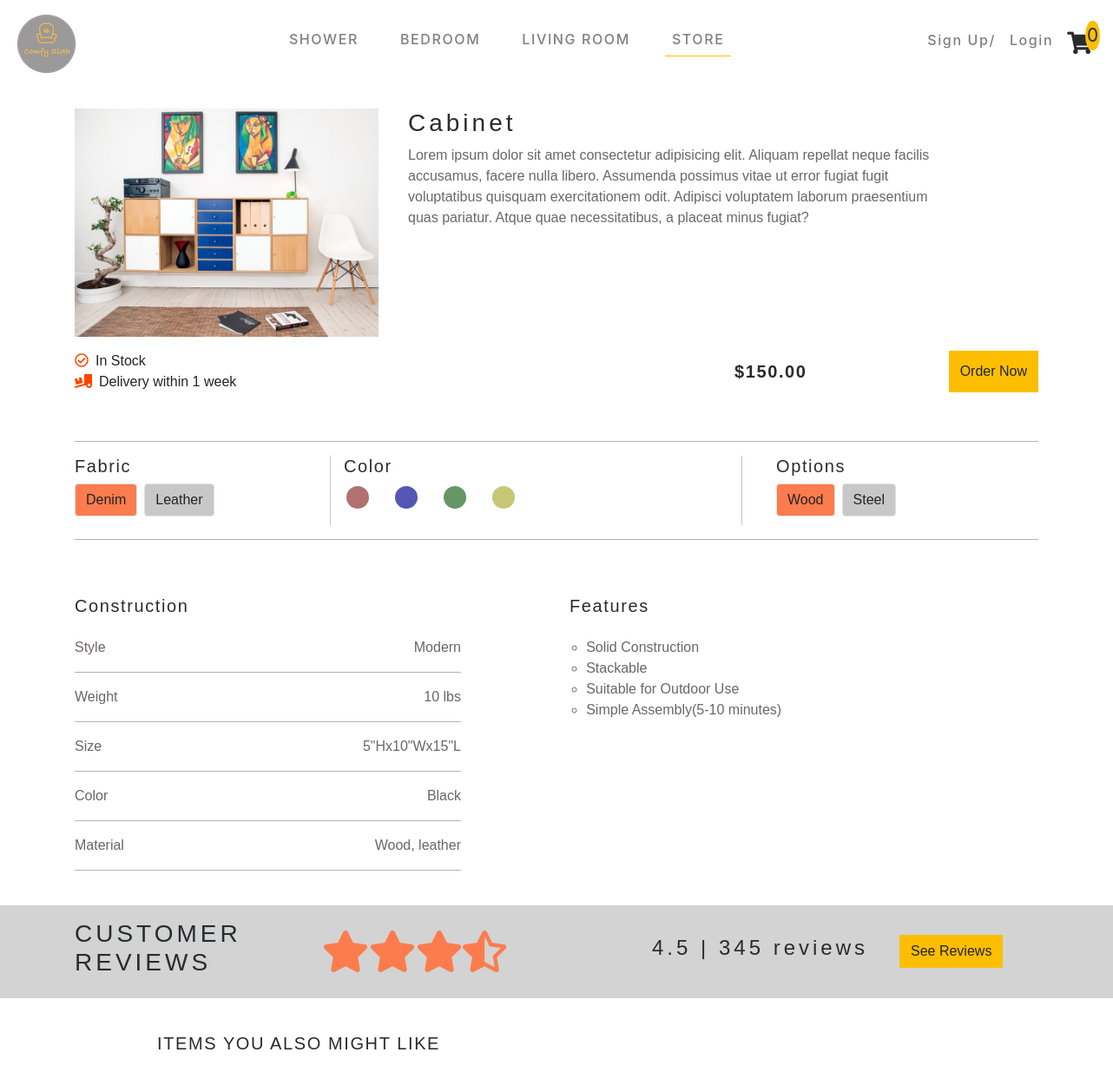
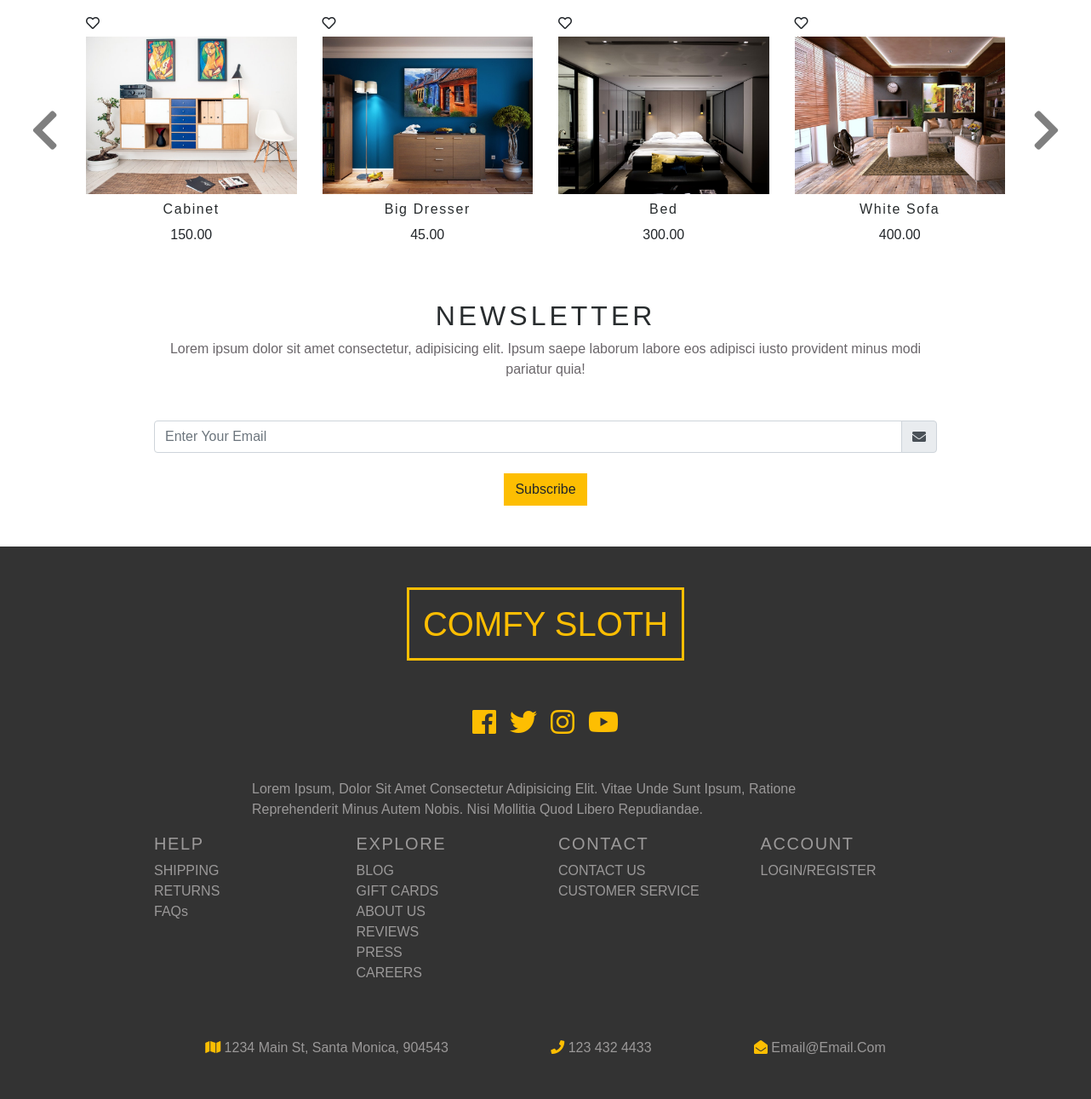
The app's page /store/item1 with its own data (2 pictures, top to bottom).
### store/models.py (models this page shows, shortened)
class Product(models.Model):
    title = models.CharField(max_length=200)
    price = models.DecimalField(max_digits=30, decimal_places=2)
    picture = models.ImageField(upload_to='images/')
    category = models.CharField(max_length=200)
    sub_category = models.CharField(max_length=200)

### store/views.py (the view)
# urls.py: path(r'store/item<int:product_id>', views.single, name='single'),
def single(request, product_id):
    product = get_object_or_404(Product, pk=product_id)
    return render(request, 'store/single_item.html',  {'items': items, 'featured':featured, 'product': product})

### store/templates/store/single_item.html (shortened to what this page needs)
{% extends 'base.html' %}
{% load staticfiles %}
{% block content %}
<div class="container my-4" id='{{ product.id }}'>
    <section>
        <div class="row d-flex">
            <div class="col-md-4 mr-1">
                <img src="{{ product.picture.url }}" class="single-product-img" alt="" id='itemImage'>
            </div>
            <div class="col-md-7">
                <h3 class="text-capitalize" id='title'>{{ product.title }}</h3>
                <p class="grey2">Lorem ipsum dolor sit amet consectetur adipisicing elit. Aliquam repellat neque facilis
                    accusamus, facere nulla libero. Assumenda possimus vitae ut error fugiat fugit voluptatibus
                    quisquam exercitationem odit. Adipisci voluptatem laborum praesentium quas pariatur. Atque quae
                    necessitatibus, a placeat minus fugiat?</p>
            </div>
        </div>
    </section>
    <section>
        <div class="row d-flex justify-content-between my-3">
            <div class="col-6">
                <div>
                    <i class="far fa-check-circle text-orange mr-1 mr-2"></i><span>In Stock</span>
                </div>
                <i class="fas fa-truck-loading text-orange mr-2"></i><span>Delivery within 1 week</span>
            </div>
            <div class="col-4 d-flex justify-content-between">
                <h5 class="my-auto"><b id='price'>${{ product.price }}</b></h5>
                <button class='btn btn-yellow' id='orderBtn'>Order Now</button>
            </div>
        </div>
        <br>
        <hr class="hr-line">
    </section>
    <div class="row">
        <div class="col-3">
            <h5 class='single-item-headings'>Fabric</h5>
            <div class="d-flex justify-content-start">
                <div class="btn btn-option-1 border" id="fabric-1">Denim</div>
                <div class="btn btn-option-2 border ml-2" id="fabric-2">Leather</div>
            </div>
        </div>
        <div class="col-md-5 mx-4 color-div">
            <div class="d-flex justify-content-start">
                <h5 class='single-item-headings'>Color</h5>
            </div>
            <ul class=d-flex>
                <li class='color-circle circle-red'></li>
                <li class='color-circle circle-blue'></li>
                <li class='color-circle circle-green'></li>
                <li class='color-circle circle-yellow'></li>
            </ul>
        </div>
        <div class="col-3">
            <h5 class='single-item-headings'>Options</h5>
            <div class="d-flex justify-content-start">
                <div class="btn btn-option-1 border" id="option-1">Wood</div>
                <div class="btn btn-option-2 border ml-2" id="option-2">Steel</div>
            </div>
        </div>
    </div>
    <hr>
    <br>
    <section>
        <div class="row d-flex justify-content-between">
            <div class="col-md-5 stats-list construction-column">
                <h5 class='single-item-headings my-4'>Construction</h5>
                <ul class="grey2">
                    <li>Style</li>
                    <li>Modern</li>
                </ul>
                <hr>
                <ul class="grey2">
                    <li>Weight</li>
                    <li>10 lbs</li>
                </ul>
                <hr>
                <ul class="grey2">
                    <li>Size</li>
                    <li>5"Hx10"Wx15"L</li>
                </ul>
                <hr>
                <ul class="grey2">
                    <li>Color</li>
                    <li>Black</li>
                </ul>
                <hr>
                <ul class="grey2">
                    <li>Material</li>
                    <li>Wood, leather</li>
                </ul>
                <hr>
            </div>
            <div class="col-md-6 construction-column">
                <h5 class='single-item-headings my-4'>Features</h5>
                <ul class='item-features'>
                    <li>Solid Construction</li>
                    <li>Stackable </li>
                    <li>Suitable for Outdoor Use</li>
                    <li>Simple Assembly(5-10 minutes)</li>
                </ul>
            </div>
        </div>
</div>
<section>
    <div class="container-fluid review-container py-3">
        <div class="container">
                <div class="row">
                        <div class="col-md-3">
                            <h3>CUSTOMER REVIEWS</h3>
                        </div>
                        <div class="col-md-4 my-auto">
                            <div class="d-flex">
                                <i class="fas fa-star fa-3x review-star"></i>
                                <i class="fas fa-star fa-3x review-star"></i>
                                <i class="fas fa-star fa-3x review-star"></i>
                                <i class="fas fa-star-half-alt fa-3x review-star"></i>
                            </div>
                        </div>
                        <div class="col-md-3 d-flex my-auto">
                            <h4>4.5 | 345 reviews</h4>
                        </div>
                        <div class="col-2 my-auto">
                            <div class="btn btn-yellow">See Reviews</div>
                        </div>
                    </div>
        </div>
        </div>
</section>
<br>
{% include 'carousel.html' %}
{% include 'news_letter.html' %}
{% endblock %}

### futniture_store/templates/carousel.html
{% load staticfiles%}
<div class="container">
        <div class="row my-3">
                <div class="col-10 mx-auto text-center">
                    <h5 class='text-uppercase text-left'>items you also might like</h5>
        </div>
    </div>
    <div id="saleItem" class="carousel slide" data-ride="carousel" data-interval=false>
        <div class="carousel-inner row w-12 mx-auto" role="listbox">
            {% for item in items.all%}
            <div class="carousel-item col-md-3">
                    <div class='d-flex justify-content-start'>
                        <i class="far fa-heart fa-1x heart pt-3"></i>
                    </div>
                    <div class="carousel-img-div my-2">
                        <img src="{{ item.picture.url }}" alt="" class='img-fluid carousel-img'>
                    </div>
                    <div class='text-center'>
                        <a href="#" class='item-name-carousel'>
                            <h6 class='text-capitalize'>{{ item.title }}</h6>
                        </a>
                        <p>{{ item.price }}</p>
                    </div>
                </div>
            {% endfor %}
        </div>
        <a class="carousel-control-prev my-auto" href="#saleItem" role="button" data-slide="prev">
                <i class="fa fa-chevron-left carousel-button fa-lg"></i>
              </a>
              <a class="carousel-control-next my-auto text-faded" href="#saleItem" role="button" data-slide="next">
                <i class="fa fa-chevron-right carousel-button fa-lg"></i>
              </a>
    </div>
</div>

### futniture_store/static/css/all.css (style rules this page uses)
.fa, .fas, .far, .fal, .fab { -moz-osx-font-smoothing: grayscale; -webkit-font-smoothing: antialiased; display: inline-block; font-style: normal; font-variant: normal; text-rendering: auto; line-height: 1; }
.fa-lg { font-size: 1.33333em; line-height: 0.75em; vertical-align: -.0667em; }
.fa-1x { font-size: 1em; }
.fa-3x { font-size: 3em; }
.fa-check-circle:before { content: "\f058"; }
.fa-chevron-left:before { content: "\f053"; }
.fa-chevron-right:before { content: "\f054"; }
.fa-heart:before { content: "\f004"; }
.fa-star:before { content: "\f005"; }
.fa-star-half-alt:before { content: "\f5c0"; }
.fa-truck-loading:before { content: "\f4de"; }
.far { font-family: 'Font Awesome 5 Free'; font-weight: 400; }
.fa, .fas { font-family: 'Font Awesome 5 Free'; font-weight: 900; }

### futniture_store/static/css/main.css (style rules this page uses)
:root { --mainYellow: #fdbe02; --mainWhite: #fff; --mainBlack: #282c2e; --mainGrey: #9b9999; --TransGrey: rgba(0, 0, 0, 0.1); --SecondGrey: #6a666a; --MainOrange: rgba(253, 124, 77); }
a:link { text-decoration: none; }
.h1,h2,h3,h4 { letter-spacing: 0.25rem; color: var(--mainBlack); }
.container { font-family: 'Courier Prime', sans-serif; }
hr { background-color: #c7c7c7; }
h5,h6 { letter-spacing: 0.1rem; color: var(--mainBlack); }
ul { list-style-type: none; padding: 0; }
.text-orange { color: orangered; }
.grey2 { color: var(--SecondGrey); }
body { color: var(--SecondGrey); background: var(--mainWhite); font-family: "Mali", cursive; }
.btn-yellow { background: var(--mainYellow)!important; text-transform: capitalize; font-size: 1.2rem; color: var(--mainBlack); border-radius: 0!important; }
.single-product-img { max-width: 100%; }
.color-circle { width: 2rem; height: 2rem; background: #071013; margin-right: 1.5rem; border-radius: 50%; border-style: solid; border-width: 3px; border-color: white; }
.btn-option-1 { background: rgb(253, 124, 77)!important; cursor: pointer; }
.btn-option-2 { background: rgb(200, 200, 200)!important; cursor: pointer; }
.circle-red { background: rgb(177, 113, 113); }
.circle-blue { background: rgb(85, 85, 180); }
.circle-green { background: rgb(101, 151, 101); }
.circle-yellow { background: rgb(199, 199, 117); }
@media (min-width:767px) { .color-div { border-left: 1px solid #c7c7c7; border-right: 1px solid #c7c7c7; } }
.stats-list >ul { display: flex; justify-content: space-between; }
.review-container { background:lightgrey; }
.review-star { color:rgb(253, 124, 77) }
.item-features >li { list-style-type: circle; color: var(--SecondGrey); }
.item-features { padding-left: 1.2rem; }
@media (min-width: 768px) { .carousel-inner .active, .carousel-inner .active + .carousel-item, .carousel-inner .active + .carousel-item + .carousel-item, .carousel-inner .active + .carousel-item + .carousel-item + .carousel-item { display: block; } }
@media (min-width: 768px) { .carousel-inner .carousel-item.active:not(.carousel-item-right):not(.carousel-item-left), .carousel-inner .carousel-item.active:not(.carousel-item-right):not(.carousel-item-left) + .carousel-item, .carousel-inner .carousel-item.active:not(.carousel-item-right):not(.carousel-item-left) + .carousel-item + .carousel-item, .carousel-inner .carousel-item.active:not(.carousel-item-right):not(.carousel-item-left) + .carousel-item + .carousel-item + .carousel-item { transition: none; margin-right: initial; } }
.carousel-control-prev { font-size: 2.5rem; transform: translateX(-70%); height: 50%; }
.carousel-control-next { font-size: 2.5rem; transform: translateX(70%); width: auto; height: 50%; }
.carousel-button { color: black; }
.heart { justify-content: end; cursor: pointer; transition: all 0.5s ease-in-out; }
.item-name-carousel { color: black; }
.carousel-img { transition: all 1s ease-in-out; }
.carousel-img-div { overflow: hidden; }

### records on screen
Product: picture (picture), title "Cabinet", price "150.00"
Product: picture (picture), title "Big Dresser", price "45.00"
Product: picture (picture), title "Bed", price "300.00"
Product: picture (picture), title "White Sofa", price "400.00"
